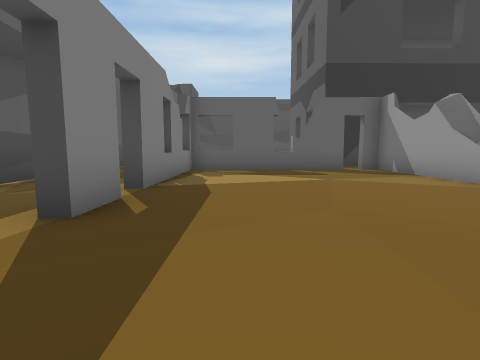
View 1 (above)

24 first-person views from a walk through a 3-D level made in the Unity game engine. The camera is 1.3 m above the floor, tilts 6° down and sees 80° across. The floor is counted in squares, 2 m on a side. Each view is taken from the middle of a square. On the plan, view 1 faces up. The plan holds only what a view shows up to about 9 squares ahead; the rest is blank. The place goes on beyond the plan. The player character is not drawn. Some animated figures are not drawn. Some surface patterns are stand-ins.

View 2
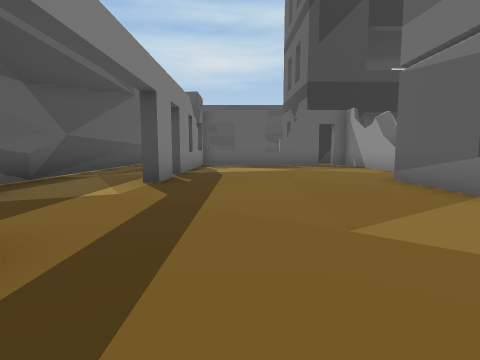

View 3
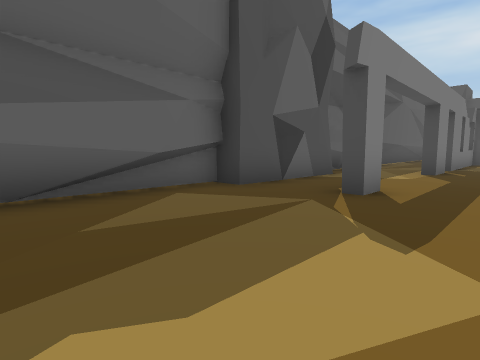

View 4
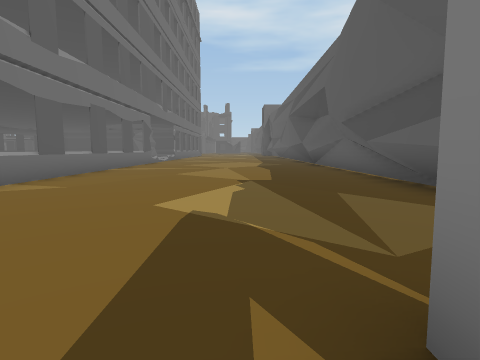

View 5
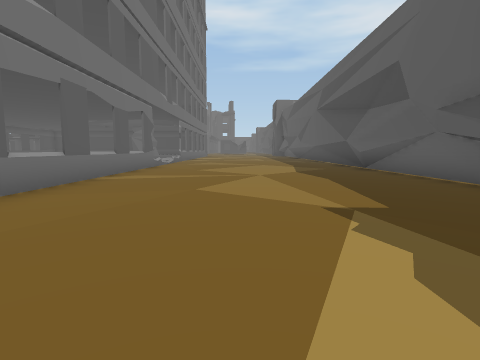

View 6
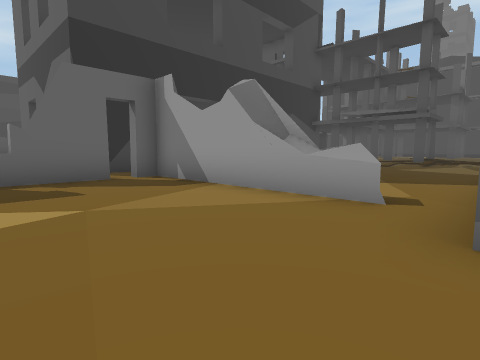

View 7
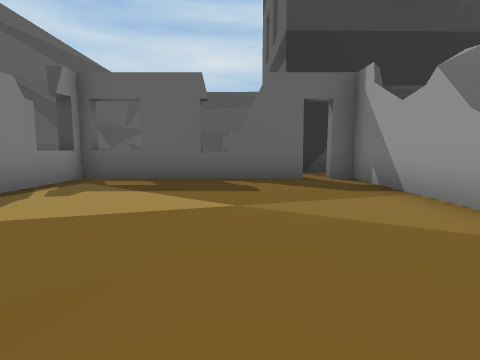

View 8
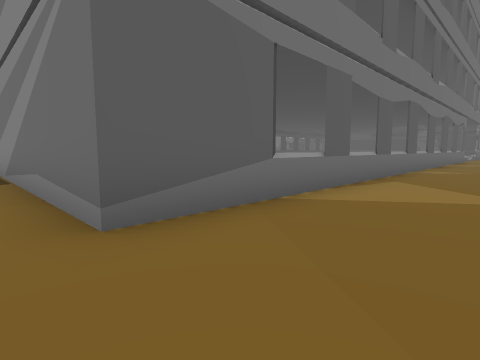

View 9
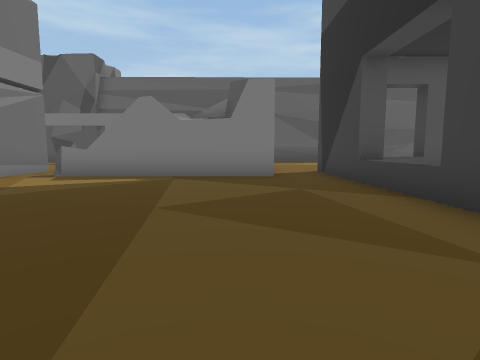

View 10
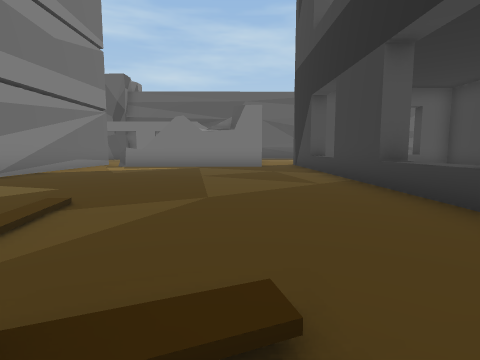

View 11
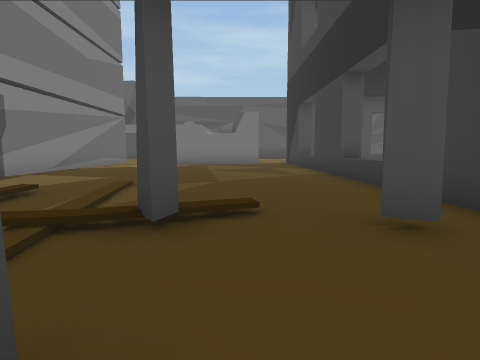

View 12
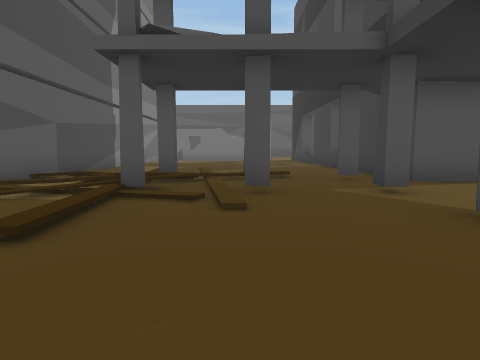

View 13
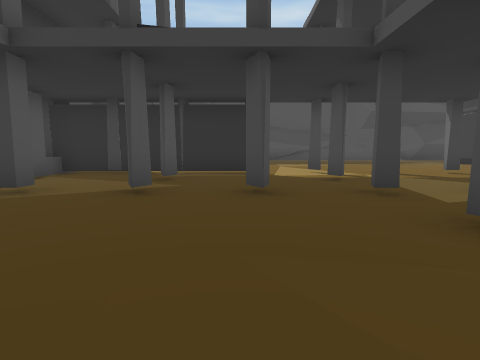

View 14
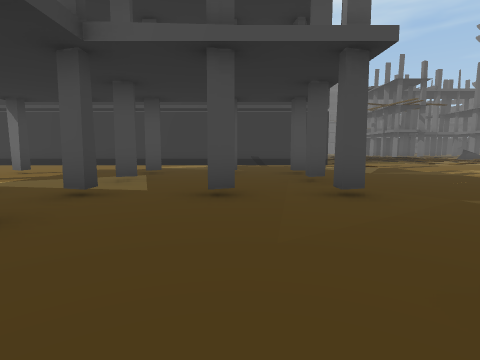

View 15
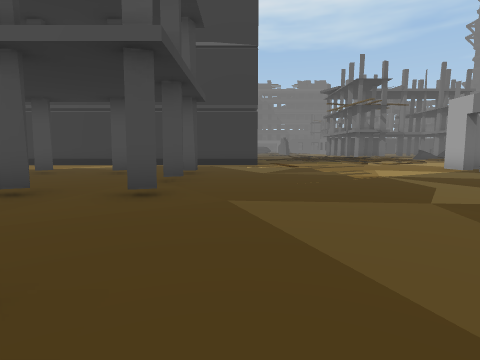

View 16
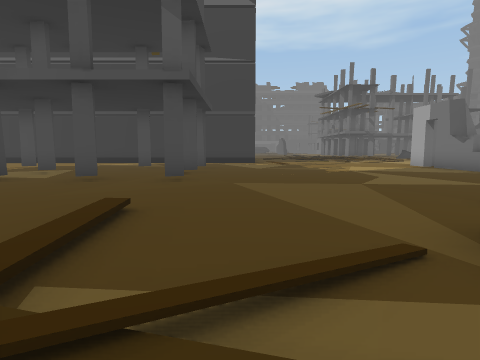

View 17
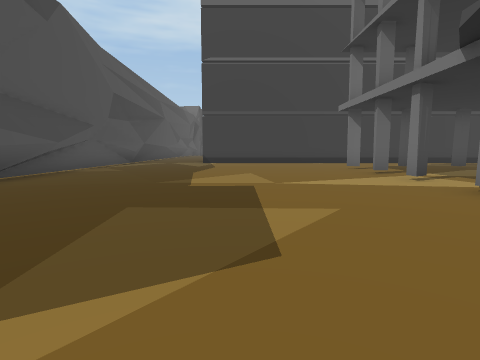

View 18
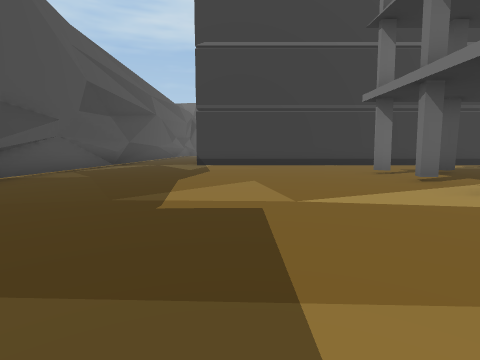

View 19
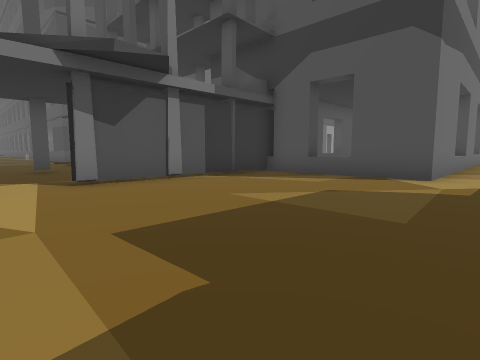

View 20
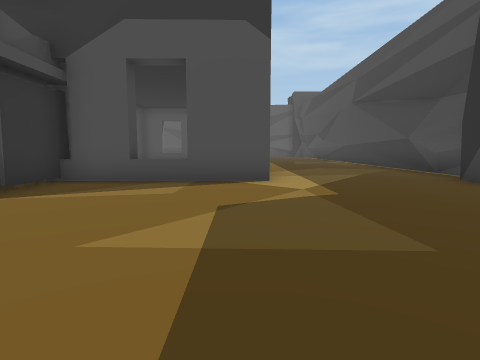

View 21
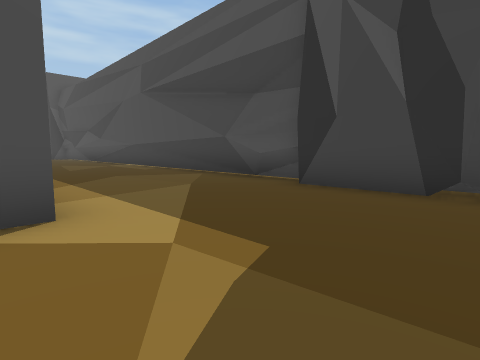

View 22
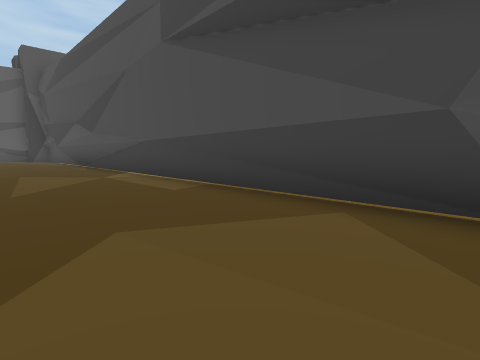

View 23
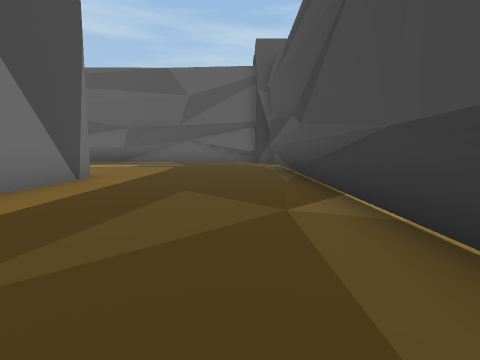

View 24
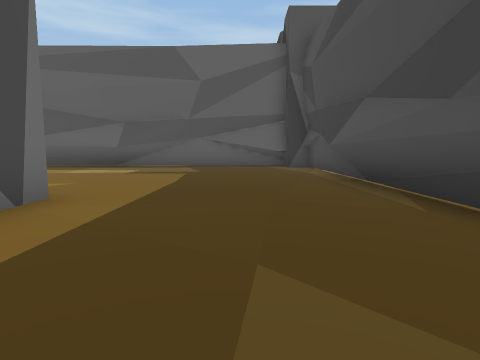

### Floor plan
Key: @ floor where view 1 was taken; # wall or solid block; x gap in a wall; . floor; / step, stairs or slope; = window, fence, low wall or low ledge; ^ raised ledge; O other object.
Columns run from 5 left of view 1 to 28 right of it. Each row starts with its distance up from view 1.
 24    #### ##########            ####
 23    .. ####......#########   ###...
 22    ...................... ........
 21    ...............................
 20    ...............................
 19    ..........    .................
 18    .....OOOO    OOOOOO............
 17    ....              O............
 16    ...               O............
 15          O           O............
 14          O           #####O.O.O.O.
 13          O           O............
 12          OOOOOOOOOOOOO..O...O...O.
 11         ..........................
 10    #^####x#..........O..O.O.O.O.O.
  9    ^......#........./.............
  8   .#......#..........O/O/...O...O.
  7   .#......#.......//////....O.....
  6 #..#......#........//O////....O.O.
  5 ##.x......^..........///..........
  4  #.x......x........././...........
  3  #.#....##############   .........
  2  #......#                .........
  1  #......#                 ........
  0  #...@..=                   ......
 -1  #......#                    .....
 -2  #.#....=                      # x
 -3  #......#
 -4  #......=
 -5  #......#
 -6  #......#
 -7  #......#
 -8 ##......#
 -9 #.......=
-10 #.......#
-11 #.......=
-12 #.......#
-13 ##......=

Where each view was taken, in squares from view 1:
view 1: 0 up, 0 right, facing up
view 2: 3 down, 0 right, facing up
view 3: 6 down, 0 right, facing up-left
view 4: 1 down, 1 left, facing down
view 5: 4 down, 0 right, facing down
view 6: 3 up, 1 right, facing up-right
view 7: 3 up, 2 right, facing up
view 8: 4 up, 1 right, facing down-right
view 9: 9 up, 12 right, facing left
view 10: 9 up, 16 right, facing left
view 11: 9 up, 18 right, facing left
view 12: 8 up, 22 right, facing left
view 13: 6 up, 21 right, facing up
view 14: 8 up, 19 right, facing right
view 15: 5 up, 19 right, facing right
view 16: 5 up, 17 right, facing right
view 17: 18 up, 17 right, facing right
view 18: 18 up, 19 right, facing right
view 19: 20 up, 23 right, facing down-left
view 20: 18 up, 22 right, facing left
view 21: 18 up, 19 right, facing up-left
view 22: 20 up, 14 right, facing up-left
view 23: 22 up, 10 right, facing left
view 24: 21 up, 7 right, facing left
